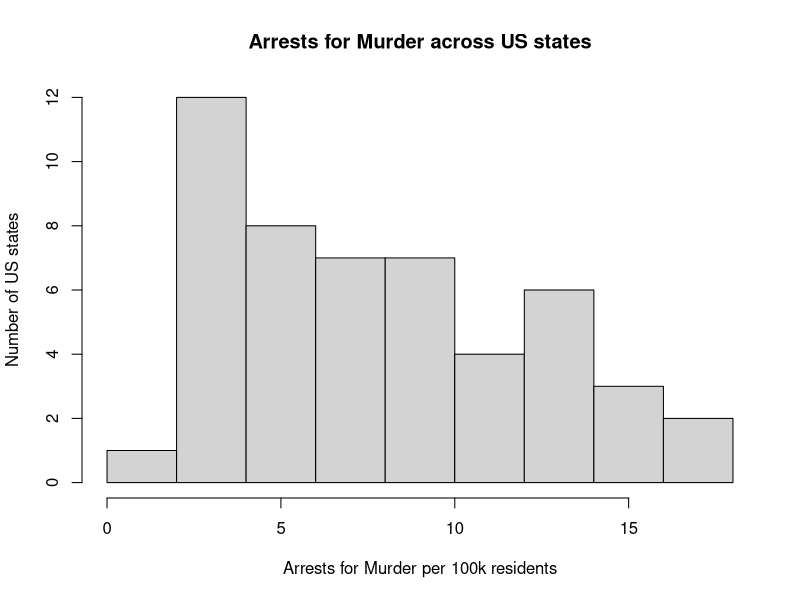
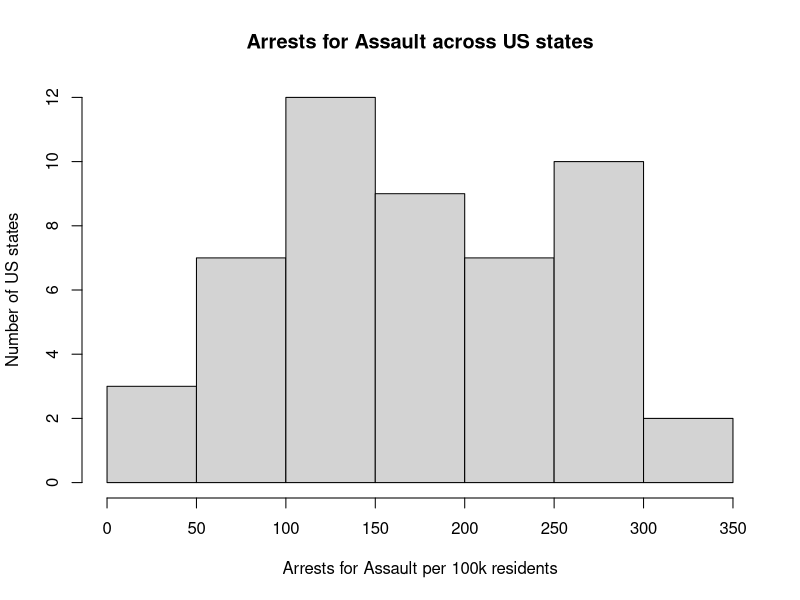
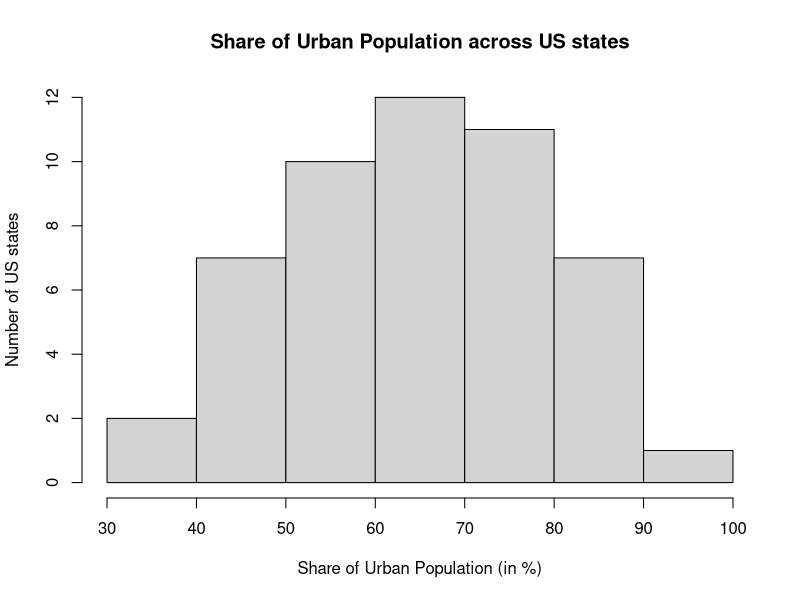
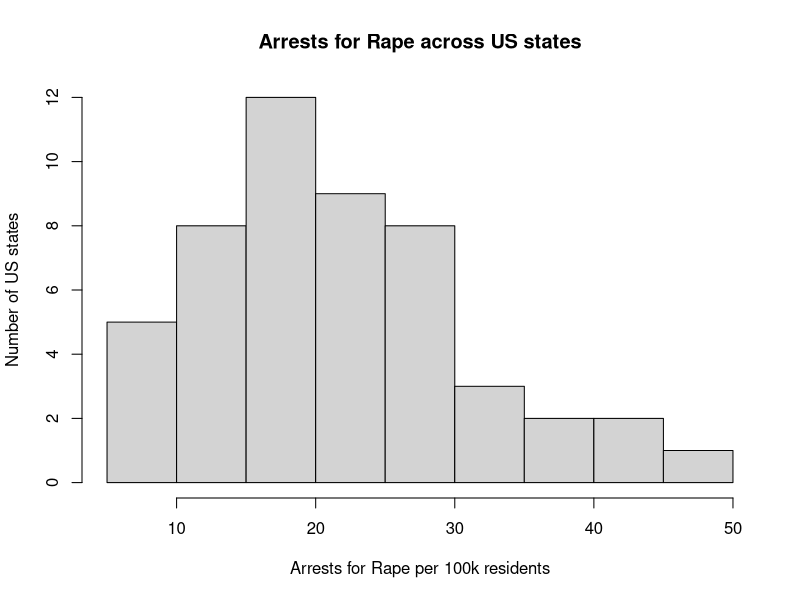
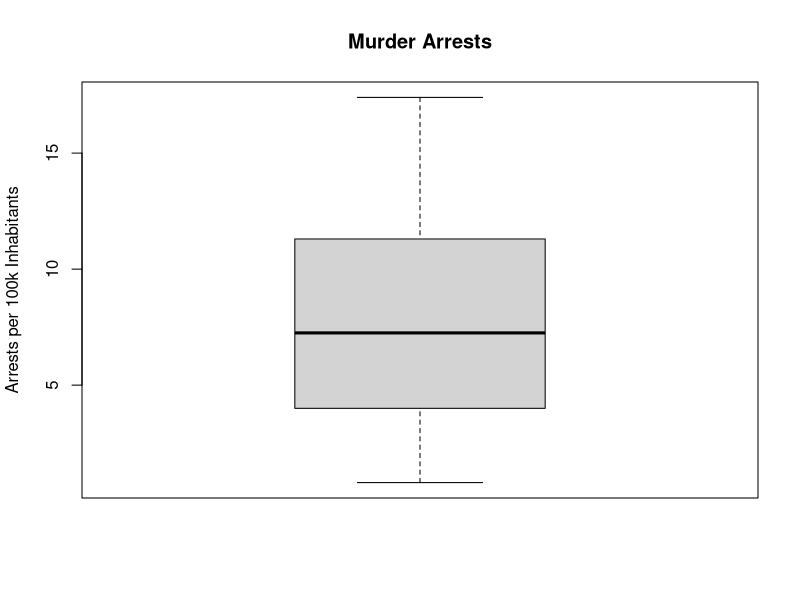
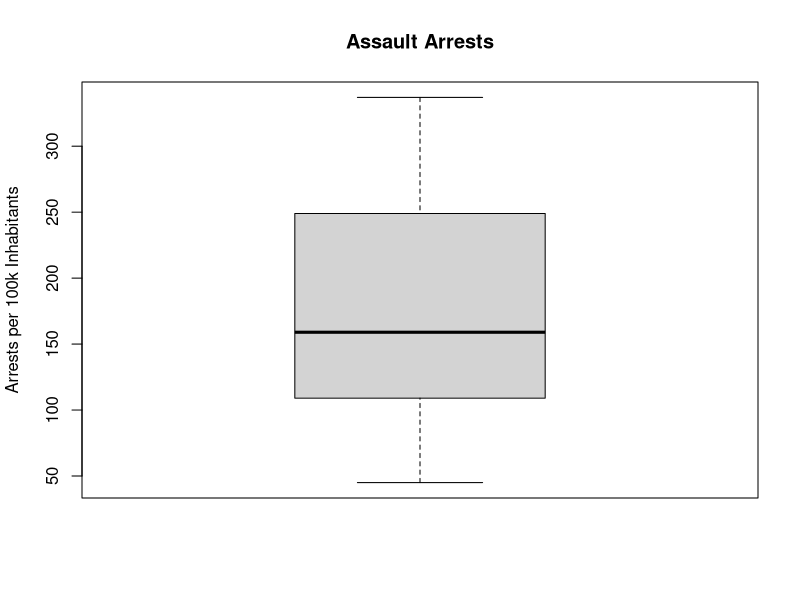
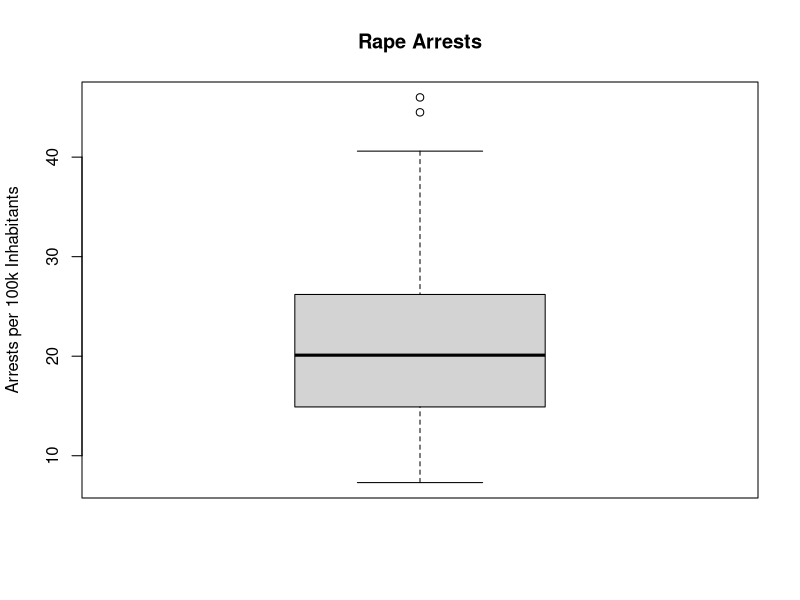
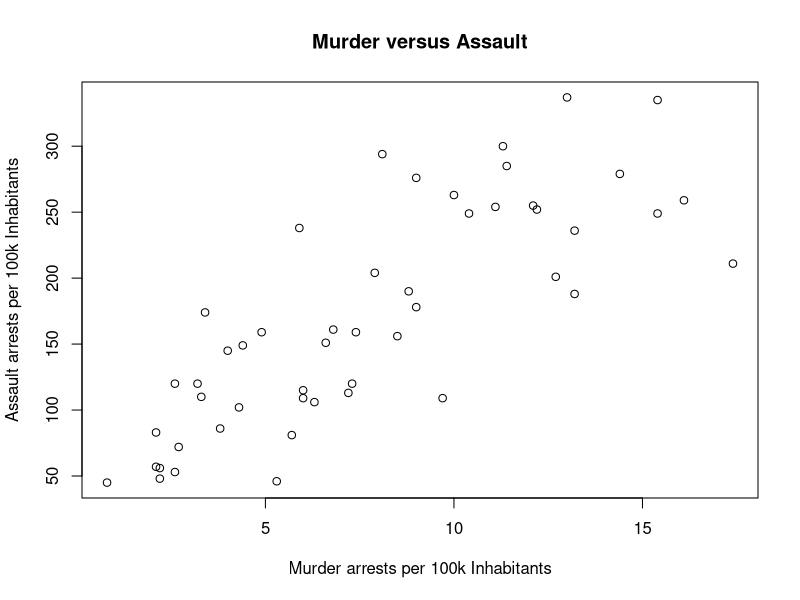

Generate these figures, in order, with R:
#R Source Code File 2#
#Exploratory Analysis of the USArrests dataset#
#First Pair Assignment by Isabelle and Diego#
#Collaborative Social Science Data Analysis#

#Opening dataset and understanding its structure
?USArrests
data("USArrests")
ls()
names(USArrests)

#Setting working directory
setwd("/Users/Diegotab/GitHub/DiegoandIsabellesFantasticalFirstRepository")

library(dplyr)
library(ggplot2)

#####Summary statistics#####
summary(USArrests$Murder)
#Number of arrests per 100,000 residents for murder across 50 US states
#Median=7.3 persons, Mean=7.8 persons
summary(USArrests$Assault)
#Number of arrests per 100,000 residents for assault across 50 US states
#Median=159 persons, Mean=170.8 persons
summary(USArrests$UrbanPop)
#Percent of the population living in urban areas across 50 US states
#Median=66.00%, Mean=65.54%
summary(USArrests$Rape)
#Number of arrests per 100,000 residents for rape across 50 US states
#Median=20.1 persons, Mean=21.2 persons

#The data cover the values for those variables 
#in each of the 50 US states in 1973

#####Another way of getting measures of central tendency: Looping for Mean and Median#####
for (i in 1:length(names(USArrests))) {
  USArrests[, i] %>%
    mean() %>%
    round(digits = 1) %>%
    paste(names(USArrests)[i], ., '\n') %>%  
    cat()
}
#Murder=7.8 Assault=170.8 UrbanPop=65.5 Rape=21.2
for (i in 1:length(names(USArrests))) {
  USArrests[, i] %>%
    median() %>%
    round(digits = 1) %>%
    paste(names(USArrests)[i], ., '\n') %>%  
    cat()
}
#Murder=7.2 Assault=159 UrbanPop=66 Rape=20.1

#####Histograms#####
hist(USArrests$Murder,
     main = "Arrests for Murder across US states",
     ylab = "Number of US states",
     xlab = "Arrests for Murder per 100k residents")
dev.print(png, "Murder.png", width = 1024, height = 720)
hist(USArrests$Assault,
     main = "Arrests for Assault across US states",
     ylab = "Number of US states",
     xlab = "Arrests for Assault per 100k residents")
dev.print(png, "Assault.png", width = 1024, height = 720)
hist(USArrests$UrbanPop,
     main = "Share of Urban Population across US states",
     ylab = "Number of US states",
     xlab = "Share of Urban Population (in %)")
dev.print(png, "UrbanPop.png", width = 1024, height = 720)
hist(USArrests$Rape,
     main = "Arrests for Rape across US states",
     ylab = "Number of US states",
     xlab = "Arrests for Rape per 100k residents")
dev.print(png, "Rape.png", width = 1024, height = 720)

#####Measures of dispersion: standard deviation, range, IQR#####
for (i in 1:length(names(USArrests))) {
  USArrests[, i] %>%
    sd() %>%
    round(digits = 1) %>%
    paste(names(USArrests)[i], ., '\n') %>%  
    cat()
}
#Standard deviation Murder=4.4 Assault=83.3 UrbanPop=14.5 Rape=9.4
for (i in 1:length(names(USArrests))) {
  USArrests[, i] %>%
    var() %>%
    round(digits = 1) %>%
    paste(names(USArrests)[i], ., '\n') %>%  
    cat()
}
#Variation Murder=19 Assault=6945.2 UrbanPop=209.5 Rape=87.7
for (i in 1:length(names(USArrests))) {
  USArrests[, i] %>%
    range() %>%
    round(digits = 1) %>%
    paste(names(USArrests)[i], ., '\n') %>%  
    cat()
}
#Range Murder= 0.8 17.4 Assault= 45 337 UrbanPop= 32 91 Rape= 7.3 46
IQR(USArrests$Murder)
#IQR Murder= 7.175
IQR(USArrests$Assault)
#IQR Assault= 140
IQR(USArrests$UrbanPop)
#IQR UrbanPop= 23.25
IQR(USArrests$Rape)
#IQR Rape= 11.1

#####Boxplots for three crime variables#####
boxplot(USArrests$Murder,
        main = "Murder Arrests",
        ylab = "Arrests per 100k Inhabitants")
dev.print(png, "BoxplotMurder.png", width = 1024, height = 720)
boxplot(USArrests$Assault,
        main = "Assault Arrests",
        ylab = "Arrests per 100k Inhabitants")
dev.print(png, "BoxplotAssault.png", width = 1024, height = 720)
boxplot(USArrests$Rape,
        main = "Rape Arrests",
        ylab = "Arrests per 100k Inhabitants")
dev.print(png, "BoxplotRape.png", width = 1024, height = 720)

#####Scatter plots for three crime variables#####
plot(USArrests$Murder, USArrests$Assault,
     main = "Murder versus Assault",
     xlab = "Murder arrests per 100k Inhabitants",
     ylab = "Assault arrests per 100k Inhabitants")
dev.print(png, "PlotMurderAssault.png", width = 1024, height = 720)
plot(USArrests$Murder, USArrests$Rape,
     main = "Murder versus Rape",
     xlab = "Murder arrests per 100k Inhabitants",
     ylab = "Rape arrests per 100k Inhabitants")
dev.print(png, "PlotMurderRape.png", width = 1024, height = 720)
plot(USArrests$Assault, USArrests$Rape,
     main = "Assault versus Rape",
     xlab = "Assault arrests per 100k Inhabitants",
     ylab = "Rape arrests per 100k Inhabitants")
dev.print(png, "PlotAssaultRape.png", width = 1024, height = 720)

#####Correlation coefficients#####
cor.test(USArrests$Murder, USArrests$Assault)
#cor=0.8018733 
cor.test(USArrests$Murder, USArrests$Rape)
#cor=0.5635788 
cor.test(USArrests$Assault, USArrests$Rape)
#cor=0.6652412

#####Summarizing with LOESS#####
ggplot2::ggplot(USArrests, aes(Murder, Assault)) + geom_point() + geom_smooth() + theme_bw() + ggtitle("Murder arrests-Assault arrests Correlation") +
  xlab("Murder arrests per 100k habitants") +
  ylab("Assault arrests per 100k habitants")
dev.print(png, "ggplotMurderAssaultwithtitle.png", width = 1024, height = 720)
ggplot2::ggplot(USArrests, aes(Murder, Rape)) + geom_point() + geom_smooth() + theme_bw() + ggtitle("Murder arrests-Rape arrests Correlation") +
  xlab("Murder arrests per 100k habitants") +
  ylab("Rape arrests per 100k habitants")
dev.print(png, "ggplotMurderRapewithtitle.png", width = 1024, height = 720)
ggplot2::ggplot(USArrests, aes(Assault, Rape)) + geom_point() + geom_smooth() + theme_bw() + ggtitle("Assault arrests-Rape arrests Correlation") +
  xlab("Assault arrests per 100k habitants") +
  ylab("Rape arrests per 100k habitants")
dev.print(png, "ggplotAssaultRapewithtitle.png", width = 1024, height = 720)


